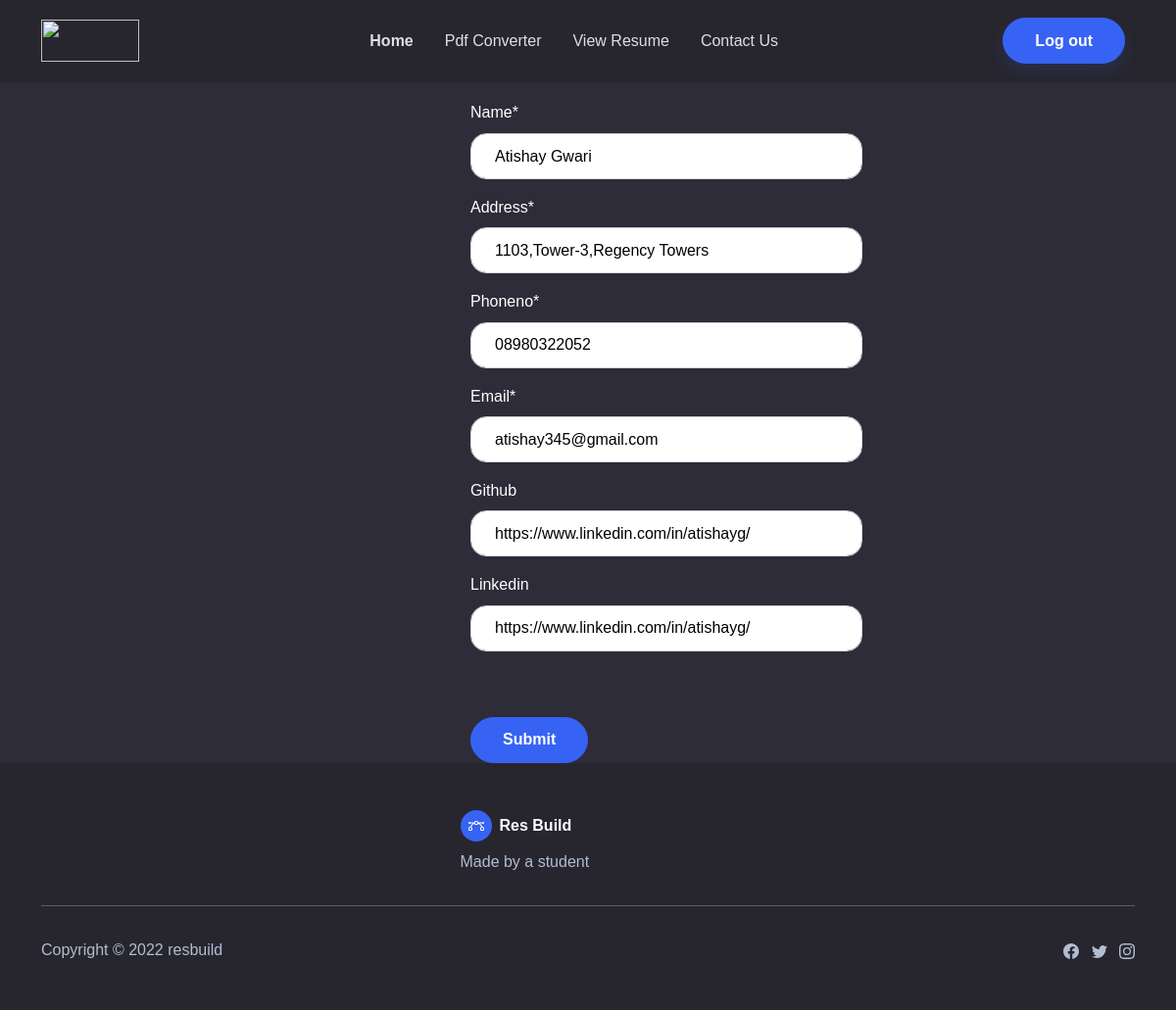
The page /update/6/ (signed in) on the database its author committed.
### home/models.py (models this page shows, shortened)
class Profile(models.Model):
    user_name = models.ForeignKey(User,on_delete=models.CASCADE,null=True,blank=True)
    name=models.CharField(max_length=100)
    address = models.CharField(max_length=200)
    phoneno = models.CharField(max_length=12)
    email = models.EmailField(max_length=100)
    github = models.URLField(blank=True)
    linkedin = models.URLField(blank=True)
    class Meta:
        verbose_name_plural ="Profile"

### home/views.py (the view)
# urls.py: path('update/<str:id>/', views.updateProfile,name="update"),
@login_required(login_url='login')
def updateProfile(request,id):
    data=Profile.objects.get(id=id)
    updateform=ProfileForm(request.POST or None,instance=data)
    if updateform.is_valid():
        updateform.save()
        return redirect('view')
    context={"form":updateform}
    return render(request,'updateProfile.html',context)

### home/forms.py
class ProfileForm(forms.ModelForm):
    class Meta:
        model=Profile
        fields=['name','address','phoneno','email','github','linkedin']

### templates/updateProfile.html (shortened to what this page needs)
{% extends './common/base.html' %}
{% load static %}
{% load crispy_forms_tags %}
{% block content %}
<br>
<br>
<br>
<br>
<div style="margin-left: 40%;">
    <form action="" method="POST" style="max-width: 400px; " enctype="multipart/form-data">
        {{form|crispy}}
        <br>
        <br>
        <button type="submit" class="btn btn-primary">Submit</button>
    </form>
</div>
{% endblock %}

### static/css/style.css (style rules this page uses)
* { font-family: 'Montserrat', sans-serif; }

### rows shown on the page
Profile: name "Atishay Gwari", address "1103,Tower-3,Regency Towers", phoneno "08980322052", email "atishay345@gmail.com", github "https://www.linkedin.com/in/atishayg/", linkedin "https://www.linkedin.com/in/atishayg/"
